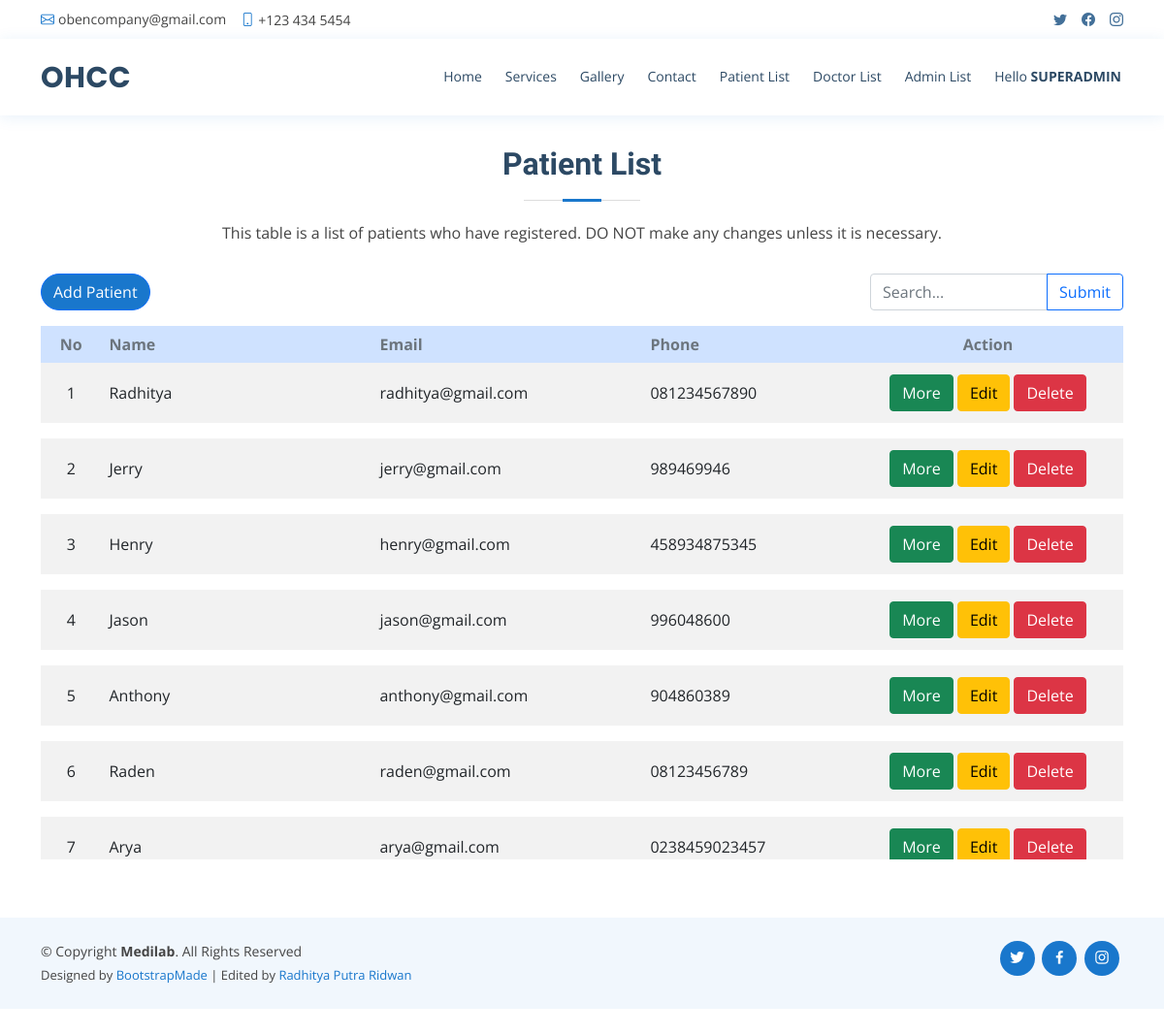
The page /php/patientlist.php (signed in) on the database its author committed.
### tables this page shows
CREATE TABLE `pasien` (
  `id_pasien` int(11) NOT NULL,
  `nama_pasien` varchar(100) NOT NULL,
  `email_pasien` varchar(100) NOT NULL,
  `password` varchar(255) NOT NULL,
  `telepon_pasien` char(13) NOT NULL,
  `foto_pasien` varchar(255) NOT NULL
);

### db/functions.php (called while the page is built, shortened)
<?php
    function connect() {
        $connect = mysqli_connect('localhost', 'root', '', 'tubes_213040048') or die('FAILED TO CONNECT!!');
        return $connect;
    }
    function query($sql) {
        $connect = connect();
        $result = mysqli_query($connect, $sql) or die(mysqli_error($connect));
        $rows = [];
        while($row = mysqli_fetch_assoc($result)) {
            $rows[] = $row;
        }
        return $rows;
    }

### php/patientlist.php (the view, shortened to what this page needs)
<?php
require '../db/functions.php';
$patient = query("SELECT * FROM pasien");
$no = 1;
?>
<head>
  <link href="../assets/vendor/fontawesome-free/css/all.min.css" rel="stylesheet">
  <link href="../assets/vendor/animate.css/animate.min.css" rel="stylesheet">
  <link href="../assets/vendor/bootstrap/css/bootstrap.min.css" rel="stylesheet">
  <link href="../assets/vendor/bootstrap-icons/bootstrap-icons.css" rel="stylesheet">
  <link href="../assets/vendor/boxicons/css/boxicons.min.css" rel="stylesheet">
  <link href="../assets/vendor/glightbox/css/glightbox.min.css" rel="stylesheet">
  <link href="../assets/vendor/remixicon/remixicon.css" rel="stylesheet">
  <link href="../assets/vendor/swiper/swiper-bundle.min.css" rel="stylesheet">
  <link href="../assets/css/style.css" rel="stylesheet">
</head>
<body>
  <?php
    include_once '../separate/topbar.php';
    include_once '../separate/header.php';
  ?>
  <section id="patient" class="patient">
      <div class="container">
        <div class="section-title">
          <h2>Patient List</h2>
          <p>This table is a list of patients who have registered. DO NOT make any changes unless it is necessary.</p>
        </div>
        <div class="row">
          <div class="col">
            <button class="btn btn-primary rounded-pill" data-bs-toggle="modal" data-bs-target="#addModal">Add Patient</button>
          </div>
          <div class="col-3">
            <form action="" method="POST">
              <div class="input-group mb-3">
                <input type="text" class="form-control" placeholder="Search..." aria-label="Search..." aria-describedby="button-search" name="keyword" id="keyword">
                <button class="btn btn-outline-primary" type="submit" id="button-search" name="submit">Submit</button>
              </div>
            </form>
          </div>
        </div>
        <div class="row">
          <div class="table-responsive-sm table-patient" id="patient-ajax">
            <table class="table table-striped table-borderless">
              <thead class="table-primary text-secondary">
                <th class="text-center">No</th>
                <th>Name</th>
                <th>Email</th>
                <th>Phone</th>
                <th colspan="2" class="text-center">Action</th>
              </thead>
              <tbody>
                <?php
                  foreach($patient as $p) :
                ?>
                  <tr class="align-middle">
                    <td class="text-center"><?= $no++; ?></td>
                    <td class="col-3"><?= $p["nama_pasien"]; ?></td>
                    <td class="col-3"><?= $p["email_pasien"]; ?></td>
                    <td><?= $p["telepon_pasien"]; ?></td>
                    <td class="col-3 text-center">
                      <button class="btn btn-success my-1" data-bs-toggle="modal" data-bs-target="#historyModal<?= $p['id_pasien']?>">More</button>
                      <?php if($_SESSION['status'] === "ADMIN" || $_SESSION['status'] === "SUPER ADMIN") {?>
                      <button class="btn btn-warning my-1" data-bs-toggle="modal" data-bs-target="#editModal<?= $p['id_pasien']?>">Edit</button>
                      <a href="delete.php?idPatient=<?= $p["id_pasien"]?>" class="btn btn-danger my-1" onclick="return confirm('Are you sure you want to delete it?')">Delete</a>
                      <?php } ?>
                    </td>
                </tr>
                <tr>
                  <td>
                  </td>
                </tr>
              <?php endforeach; ?>
              </tbody>
            </table>
          </div>
        </div>
      </div>
    </section>
  <?php include_once '../separate/footer.php' ?>
</body>

### assets/css/style.css (style rules this page uses)
body { font-family: "Open Sans", sans-serif; color: #444444; }
a { color: #1977cc; text-decoration: none; }
h1, h2, h3, h4, h5, h6 { font-family: "Raleway", sans-serif; }
section { padding: 60px 0; overflow: hidden; }
.section-title { text-align: center; padding-bottom: 30px; }
.section-title h2 { font-size: 32px; font-weight: bold; margin-bottom: 20px; padding-bottom: 20px; position: relative; color: #2c4964; }
.section-title h2::before { content: ""; position: absolute; display: block; width: 120px; height: 1px; background: #ddd; bottom: 1px; left: calc(50% - 60px); }
.section-title h2::after { content: ""; position: absolute; display: block; width: 40px; height: 3px; background: #1977cc; bottom: 0; left: calc(50% - 20px); }
.section-title p { margin-bottom: 0; }
.patient, .admin, .doctor, .history, .profile { padding-top: 150px; }
.table-patient, .table-admin, .table-doctor, .table-history { height: 550px; overflow: auto; }
.btn-primary { background-color: #1977cc !important; }

### rows shown on the page
pasien: nama_pasien "Radhitya", email_pasien "radhitya@gmail.com", telepon_pasien "081234567890"
pasien: nama_pasien "Jerry", email_pasien "jerry@gmail.com", telepon_pasien "989469946"
pasien: nama_pasien "Henry", email_pasien "henry@gmail.com", telepon_pasien "458934875345"
pasien: nama_pasien "Jason", email_pasien "jason@gmail.com", telepon_pasien "996048600"
pasien: nama_pasien "Anthony", email_pasien "anthony@gmail.com", telepon_pasien "904860389"
pasien: nama_pasien "Raden", email_pasien "raden@gmail.com", telepon_pasien "08123456789"
pasien: nama_pasien "Arya", email_pasien "arya@gmail.com", telepon_pasien "0238459023457"

### other values the page prints
$_SESSION['username'] "SUPERADMIN"
